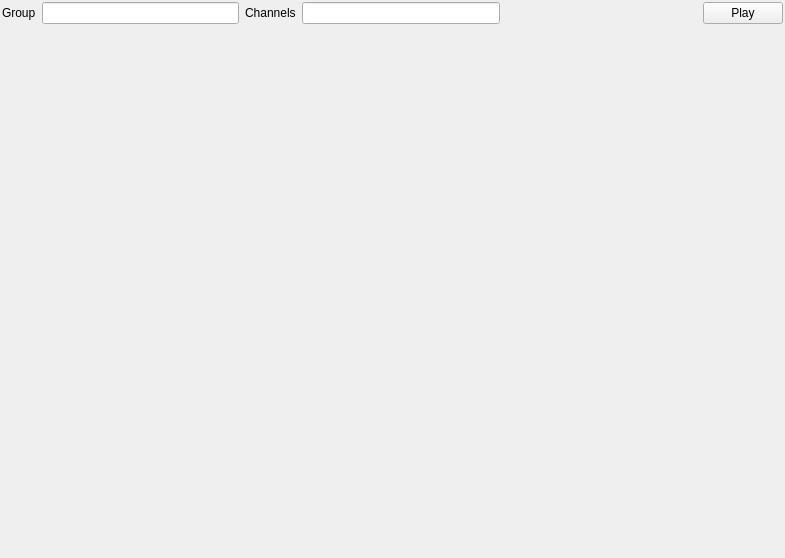
<?xml version="1.0" encoding="UTF-8"?>
<ui version="4.0">
 <class>TestWidget</class>
 <widget class="QWidget" name="TestWidget">
  <property name="geometry">
   <rect>
    <x>0</x>
    <y>0</y>
    <width>785</width>
    <height>558</height>
   </rect>
  </property>
  <property name="windowTitle">
   <string>TestWidget</string>
  </property>
  <layout class="QVBoxLayout" name="verticalLayout">
   <property name="spacing">
    <number>2</number>
   </property>
   <property name="leftMargin">
    <number>2</number>
   </property>
   <property name="topMargin">
    <number>2</number>
   </property>
   <property name="rightMargin">
    <number>2</number>
   </property>
   <property name="bottomMargin">
    <number>2</number>
   </property>
   <item>
    <layout class="QHBoxLayout" name="horizontalLayout_2">
     <item>
      <widget class="QLabel" name="label">
       <property name="text">
        <string>Group</string>
       </property>
      </widget>
     </item>
     <item>
      <widget class="QLineEdit" name="input_group"/>
     </item>
     <item>
      <widget class="QLabel" name="label_2">
       <property name="text">
        <string>Channels</string>
       </property>
      </widget>
     </item>
     <item>
      <widget class="QLineEdit" name="input_channel"/>
     </item>
     <item>
      <spacer name="horizontalSpacer_2">
       <property name="orientation">
        <enum>Qt::Horizontal</enum>
       </property>
       <property name="sizeHint" stdset="0">
        <size>
         <width>40</width>
         <height>20</height>
        </size>
       </property>
      </spacer>
     </item>
     <item>
      <widget class="QPushButton" name="playAllButton">
       <property name="text">
        <string>Play</string>
       </property>
      </widget>
     </item>
    </layout>
   </item>
   <item>
    <widget class="QWidget" name="videoWall" native="true">
     <property name="sizePolicy">
      <sizepolicy hsizetype="Expanding" vsizetype="Expanding">
       <horstretch>0</horstretch>
       <verstretch>0</verstretch>
      </sizepolicy>
     </property>
    </widget>
   </item>
  </layout>
 </widget>
 <layoutdefault spacing="6" margin="11"/>
 <resources/>
 <connections/>
</ui>
